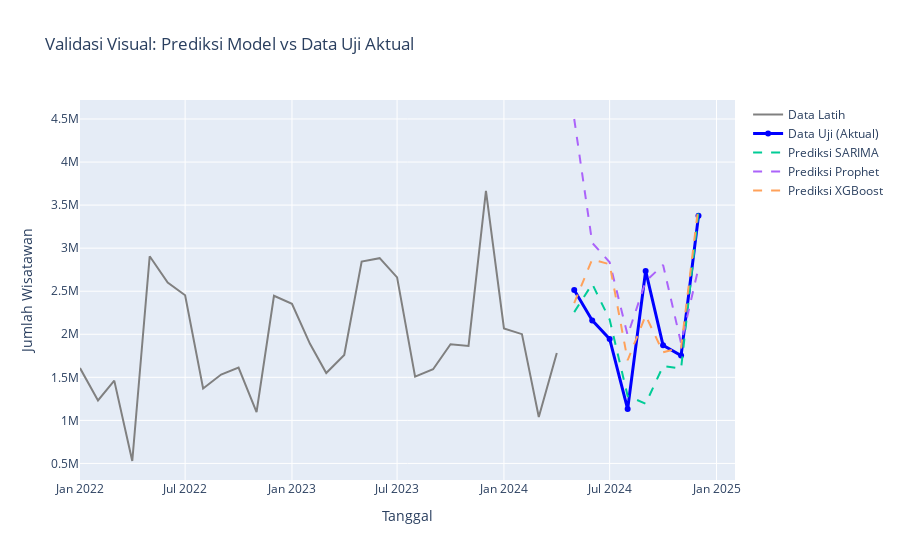

Source (notebook cell):
### Markdown cell above
Plot perbandingan antara nilai **aktual** dari data uji dengan nilai **prediksi** dari model dibuat. Visualisasi ini adalah "tes akhir" untuk melihat apakah model mampu menangkap pola, tren, dan puncak musiman dengan baik. Kesesuaian antara kedua garis menunjukkan performa model yang baik.

### Code cell
if 'predictions' in locals():
    fig_eval = go.Figure()
    fig_eval.add_trace(go.Scatter(x=train_df.index, y=train_df['jumlah_wisatawan'], name='Data Latih', mode='lines', line=dict(color='gray')))
    fig_eval.add_trace(go.Scatter(x=test_df.index, y=test_df['jumlah_wisatawan'], name='Data Uji (Aktual)', mode='lines+markers', line=dict(color='blue', width=3)))
    for col in predictions.columns:
        fig_eval.add_trace(go.Scatter(x=predictions.index, y=predictions[col], name=f'Prediksi {col}', mode='lines', line=dict(dash='dash')))
    fig_eval.update_layout(title='Validasi Visual: Prediksi Model vs Data Uji Aktual', xaxis_title='Tanggal', yaxis_title='Jumlah Wisatawan')
    fig_eval.show()

### Figure 1 — Plotly figure (JSON) as saved in the notebook; plotly's stock layout.template omitted (floating-point values rounded to 4 significant figures)
{"data": [{"line": {"color": "gray"}, "mode": "lines", "name": "Data Latih", "type": "scatter", "x": ["2022-01-01T00:00:00", "2022-02-01T00:00:00", "2022-03-01T00:00:00", "2022-04-01T00:00:00", "2022-05-01T00:00:00", "2022-06-01T00:00:00", "2022-07-01T00:00:00", "2022-08-01T00:00:00", "2022-09-01T00:00:00", "2022-10-01T00:00:00", "2022-11-01T00:00:00", "2022-12-01T00:00:00", "2023-01-01T00:00:00", "2023-02-01T00:00:00", "2023-03-01T00:00:00", "2023-04-01T00:00:00", "2023-05-01T00:00:00", "2023-06-01T00:00:00", "2023-07-01T00:00:00", "2023-08-01T00:00:00", "2023-09-01T00:00:00", "2023-10-01T00:00:00", "2023-11-01T00:00:00", "2023-12-01T00:00:00", "2024-01-01T00:00:00", "2024-02-01T00:00:00", "2024-03-01T00:00:00", "2024-04-01T00:00:00"], "y": [1607143, 1231924, 1461713, 528238, 2906199, 2601280, 2453001, 1370061, 1531850, 1612253, 1096317, 2447519, 2353100, 1889443, 1549358, 1759122, 2844083, 2883654, 2660286, 1508556, 1593221, 1883482, 1864244, 3665705, 2067160, 2001249, 1039815, 1783052]}, {"line": {"color": "blue", "width": 3}, "mode": "lines+markers", "name": "Data Uji (Aktual)", "type": "scatter", "x": ["2024-05-01T00:00:00", "2024-06-01T00:00:00", "2024-07-01T00:00:00", "2024-08-01T00:00:00", "2024-09-01T00:00:00", "2024-10-01T00:00:00", "2024-11-01T00:00:00", "2024-12-01T00:00:00"], "y": [2514731, 2161075, 1945741, 1130841, 2735576, 1871233, 1752325, 3374936]}, {"line": {"dash": "dash"}, "mode": "lines", "name": "Prediksi SARIMA", "type": "scatter", "x": ["2024-05-01T00:00:00", "2024-06-01T00:00:00", "2024-07-01T00:00:00", "2024-08-01T00:00:00", "2024-09-01T00:00:00", "2024-10-01T00:00:00", "2024-11-01T00:00:00", "2024-12-01T00:00:00"], "y": [2257000.0, 2585000.0, 2171000.0, 1283000.0, 1194000.0, 1630000.0, 1602000.0, 3422000.0]}, {"line": {"dash": "dash"}, "mode": "lines", "name": "Prediksi Prophet", "type": "scatter", "x": ["2024-05-01T00:00:00", "2024-06-01T00:00:00", "2024-07-01T00:00:00", "2024-08-01T00:00:00", "2024-09-01T00:00:00", "2024-10-01T00:00:00", "2024-11-01T00:00:00", "2024-12-01T00:00:00"], "y": [4500000.0, 3062000.0, 2836000.0, 1989000.0, 2613000.0, 2806000.0, 1896000.0, 2773000.0]}, {"line": {"dash": "dash"}, "mode": "lines", "name": "Prediksi XGBoost", "type": "scatter", "x": ["2024-05-01T00:00:00", "2024-06-01T00:00:00", "2024-07-01T00:00:00", "2024-08-01T00:00:00", "2024-09-01T00:00:00", "2024-10-01T00:00:00", "2024-11-01T00:00:00", "2024-12-01T00:00:00"], "y": [2362899, 2870000.0, 2812000.0, 1698221, 2217000.0, 1790000.0, 1844000.0, 3492000.0]}], "layout": {"title": {"text": "Validasi Visual: Prediksi Model vs Data Uji Aktual"}, "xaxis": {"title": {"text": "Tanggal"}}, "yaxis": {"title": {"text": "Jumlah Wisatawan"}}}}
